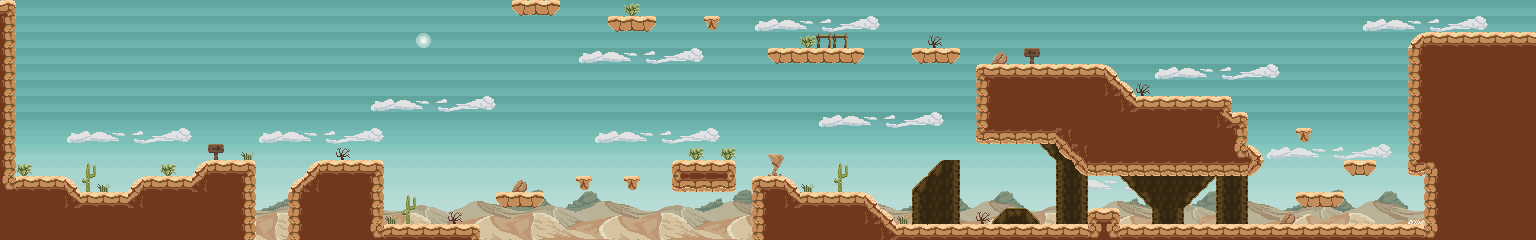

A level layout from a 2D game, rendered from its tile map. Below: a short description, then the map file with tile-grid data replaced by summaries:
An orthogonal 96x15 tile map with 16x16 px tiles, 8 tile layers (Sky, clouds, BG3, BG2, ...), 2 tilesets.

<map version="1.0" tiledversion="1.0.3" orientation="orthogonal" renderorder="right-down" width="96" height="15" tilewidth="16" tileheight="16" nextobjectid="1">
 <tileset firstgid="1" name="Platformer Tiles" tilewidth="16" tileheight="16" tilecount="528" columns="44">
  <image source="../Platformer Tiles.png" width="704" height="192" />
 </tileset>
 <tileset firstgid="529" name="BG" tilewidth="144" tileheight="128" tilecount="14" columns="0">
  <grid orientation="orthogonal" width="1" height="1" />
  <tile id="0">
   <image width="128" height="64" source="../BG/BG-plain1.png" />
  </tile>
  <tile id="1">
   <image width="128" height="64" source="../BG/BG-plain2.png" />
  </tile>
  <tile id="2">
   <image width="128" height="64" source="../BG/BG-plain3.png" />
  </tile>
  <tile id="3">
   <image width="128" height="64" source="../BG/BG-plains4.png" />
  </tile>
  <tile id="4">
   <image width="144" height="16" source="../BG/BG-plants.png" />
  </tile>
  <tile id="5">
   <image width="144" height="91" source="../BG/BG-trees1.png" />
  </tile>
  <tile id="6">
   <image width="144" height="91" source="../BG/BG-trees2.png" />
  </tile>
  <tile id="7">
   <image width="128" height="16" source="../BG/clouds.png" />
  </tile>
  <tile id="8">
   <image width="128" height="64" source="../BG/desert1.png" />
  </tile>
  <tile id="9">
   <image width="128" height="64" source="../BG/desert2.png" />
  </tile>
  <tile id="10">
   <image width="128" height="64" source="../BG/desert3.png" />
  </tile>
  <tile id="11">
   <image width="128" height="64" source="../BG/desert4.png" />
  </tile>
  <tile id="12">
   <image width="16" height="128" source="../BG/sky.png" />
  </tile>
  <tile id="13">
   <image width="16" height="128" source="../BG/sky2.png" />
  </tile>
 </tileset>
 <layer name="Sky" width="96" height="15">
  <data>[1440 cells, 1440 non-empty, 1 distinct tile ids]</data>
 </layer>
 <layer name="clouds" width="96" height="15">
  <data>[1440 cells, 11 non-empty, 1 distinct tile ids]</data>
 </layer>
 <layer name="BG3" width="96" height="15">
  <data>[1440 cells, 6 non-empty, 1 distinct tile ids]</data>
 </layer>
 <layer name="BG2" width="96" height="15">
  <data>[1440 cells, 10 non-empty, 1 distinct tile ids]</data>
 </layer>
 <layer name="BG1" width="96" height="15">
  <data>[1440 cells, 9 non-empty, 1 distinct tile ids]</data>
 </layer>
 <layer name="wall" width="96" height="15">
  <data>[1440 cells, 55 non-empty, 8 distinct tile ids]</data>
 </layer>
 <layer name="props" width="96" height="15">
  <data>[1440 cells, 38 non-empty, 14 distinct tile ids]</data>
 </layer>
 <layer name="ground" width="96" height="15">
  <data>[1440 cells, 405 non-empty, 28 distinct tile ids]</data>
 </layer>
</map>
